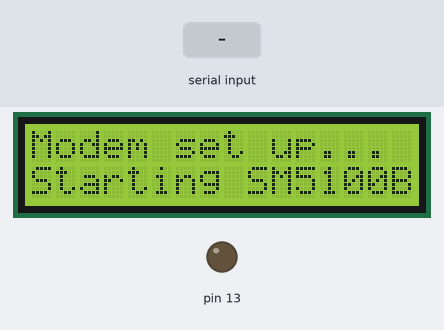
Recording of a sketch running on a simulated Arduino Mega 2560, built with avr-gcc and run on an emulated ATmega2560. Shown: 16×2 character LCD, output pins drawn as LEDs (lit = HIGH). The test bench sets the inputs (shaded band). The modem accepts every AT command (registered, SIM ready, sends succeed) and sends nothing else; what the sketch prints to the serial monitor is not drawn.

Above: at 3.3 s.
3.4 s: "+SIND: 4\n" received over the second serial link
At 4.2 s:
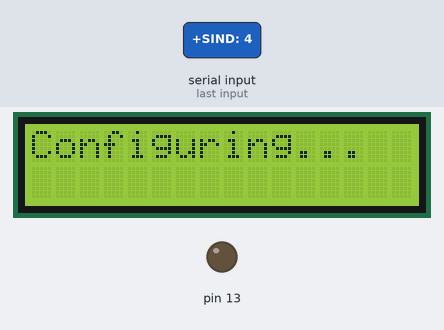
At 7.8 s:
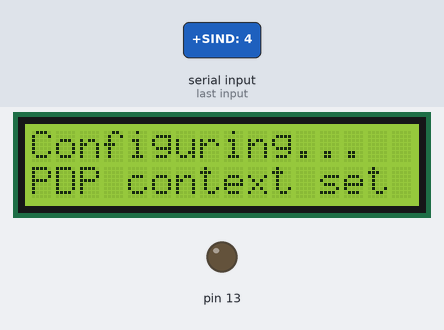
Timing chart, 0 to 9.3 s (numbered marks = the images above; inputs shaded):
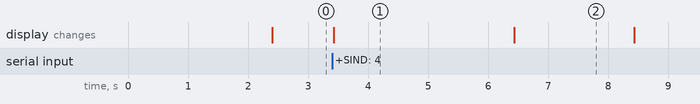

The sketch:

MegaModemControl_v1_1_2.ino
```cpp
#include <LiquidCrystal.h>

//IP address and port of the remote server
String IPaddress = "90.193.231.70";
String port = "6100";

LiquidCrystal lcd(12, 11, 10, 9, 8, 7);

String receivedString = "";

void setup() {
  lcd.begin(16,2);
  digitalWrite(13, LOW);
  lcd.print("    POWER ON");
  delay(2300);

  setUpModem();

  configureModem(IPaddress,port);

}


void loop() {
  long time = millis()/1000;
  String stringToSend = "Time = ";
  stringToSend += time;

  //sendData(stringToSend);

   Serial1.println("AT+SDATASTART=1,1");
   delay(2000);
   receivedString = receiveFromModem();
   Serial.println(receivedString);

receiveData();


  lcd.clear();
  lcd.print("Waiting 20 secs.");
  delay(20000);
}

//Returns string received from the server
String receiveData(){
  lcd.clear();
  lcd.print("Waiting for RX  ");
  Serial.println("Waiting to receive data from remote server...");

    boolean receivedData = false;
    while(!receivedData){
      String modemStatus = receiveFromModem();
      if(modemStatus.equals("+STCPD:1")){
        lcd.setCursor(0,1);
        lcd.print("Data available. ");
        Serial.println("Data available from modem.");
        receivedData = true;
      }
    }

   Serial1.println("AT+SDATAREAD=1");
   delay(1000);
   receivedString = receiveFromModem();
   String message = "";
   if(receivedString.length() > 8){
       lcd.setCursor(0,1);
        lcd.print("Data read.      ");
        Serial.println("Data read from modem.");
        delay(1000);
        message = receivedString.substring(9); //From index 9 to the end of the string
   }
   Serial.println(message);


}

//Waits for +SIND: 4 to be returned, meaning modem is ready
void setUpModem(){
  lcd.clear();
  lcd.print("Modem set up...");

  lcd.setCursor(0,1);
  //Initalise serial ports for communication
  Serial.begin(9600); //Computer comms
  Serial1.begin(115200);//modem
  Serial.print("Starting SM5100B Communication...");
  lcd.print("Starting SM5100B");
  pinMode(13,OUTPUT);


  boolean registered = false;
  while(!registered){             //Loop until correct message returned (not required if only one message required)
    receivedString = receiveFromModem(); //Receive message from modem
    Serial.print('.');       //Show that something is happening each time message comes through
    if(receivedString.equals("+SIND: 4")){ //SIND 4 is the message that the SIM is registered with network
      lcd.setCursor(0,1);
      lcd.print("Registered on TM");
      Serial.println("\nModem is registered on network and ready to communicate.");
      registered = true;          //break out of loop
    }
  }
  Serial.println("Ready for configuration...");
  lcd.clear();
  lcd.print("Configuring...");
  delay(1000);
}

//Configures modem with specified IP and port for remote server
//TODO include APN settings as parameters here.
void configureModem(String IPaddress, String port){
  int successfulCommands = 0; //This int is incremented each time a successful command goes through to stop
  //later commands being carried out after failed command

  do{
    //Set up PDP context
    Serial1.println("AT+CGDCONT=1,\"IP\",\"general.t-mobile.uk\"");
    delay(2000);
    receivedString = receiveFromModem(); //Receive message from modem
    if(receivedString.equals("OK")){ //OK is expected
      lcd.setCursor(0,1);
      lcd.print("PDP context set ");
      Serial.println("\n\tPDP context set up successfully.");
      successfulCommands++; //increment, therefore breaking out of loop.
    }
    else{
      Serial.println("Something went wrong, retrying");
    }
  }
  while(successfulCommands == 0);

  do{
    //Set up PDP context parameters (APN username/password)
    Serial1.println("AT+CGPCO=0,\"tmobile\",\"tm\",1");
    delay(2000);
    receivedString = receiveFromModem(); //Receive message from modem
    if(receivedString.equals("OK")){ //OK is expected
      Serial.println("\tPDP context parameters set up successfully.");
      lcd.setCursor(0,1);
      lcd.print("PDP params set  ");
      successfulCommands++; //increment, therefore breaking out of loop.
    }
  }
  while(successfulCommands <= 1);

  do{
    //Activate PDP context
    Serial1.println("AT+CGACT=1,1");
    delay(2000);
    receivedString = receiveFromModem(); //Receive message from modem
    //    Serial.println(receivedString);
    if(receivedString.equals("OK")){ //OK is expected
      Serial.println("\tPDP context activated.");
      lcd.setCursor(0,1);
      lcd.print("PDP cont. active");
      successfulCommands++; //increment, therefore breaking out of loop.
    }
  }
  while(successfulCommands <= 2);

  do{
    //Configure remote host and port, then a TCP connection can be opened
    String remoteConfiguration = "AT+SDATACONF=1, \"TCP\", \"";
    remoteConfiguration += IPaddress;
    remoteConfiguration += "\", ";
    remoteConfiguration += port;
    Serial1.println(remoteConfiguration);
    delay(2000);
    receivedString = receiveFromModem(); //Receive message from modem
    if(receivedString.equals("OK")){ //OK is expected
      Serial.println("\tTCP parameters for connection to remote server configured.");
      lcd.setCursor(0,1);
      lcd.print("TCP params set  ");
      successfulCommands++; //increment, therefore breaking out of loop.
    }
  }
  while(successfulCommands <= 3);

   do{
    //Configure remote host and port, then a TCP connection can be opened
    Serial1.println("AT+SDATARXMD=1,1");
    delay(2000);
    receivedString = receiveFromModem(); //Receive message from modem
    if(receivedString.equals("OK")){ //OK is expected
      Serial.println("\tReceive mode set to string rather than hex.");
      lcd.setCursor(0,1);
      lcd.print("RXMD String set ");
      successfulCommands++; //increment, therefore breaking out of loop.
    }
  }
  while(successfulCommands <= 4);

  delay(2000);

  Serial.println("\nSet up complete, ready to send over GPRS/GSM.");
  lcd.setCursor(0,1);
  lcd.print("complete.       ");
  delay(2000);
}
//Called when data is required to be sent to remote server
void sendData(String sendString){
  lcd.clear();
  lcd.print("Sending data");
  int successfulSend = 0;
  do{
    //Open connection
    Serial1.println("AT+SDATASTART=1,1");
    delay(2000);
    receivedString = receiveFromModem(); //Receive message from modem
    if(receivedString.equals("OK")){ //OK is expected
      Serial.println("\n\tAttempted to open socket.");
      lcd.setCursor(0,1);
      lcd.print("Opening socket  ");
      boolean querySuccess = false;
      do{
        //Check that socket is connected
        Serial1.println("AT+SDATASTATUS=1");
        delay(2000);
        receivedString = receiveFromModem(); //Receive message from modem
        String trimmedString = receivedString.substring(0,11);
        if(trimmedString.equals("+SOCKSTATUS")){ //This is the start of the returned message
          if(receivedString[16] == '1'){ //+SOCKSTATUS:  1,0,0000,0,0,0 this is the returned message
            querySuccess=true;            //16th character is 0 for not connected, 1 for connected
            successfulSend++; //increment, therefore breaking out of main loop.
            Serial.println("\tConnected to remote server.");
            lcd.setCursor(0,1);
            lcd.print("Connected server");
            digitalWrite(13, HIGH);
            delay(2000);
          }
          else{
            Serial.println("\tUnsuccessful connection, trying again...");
            querySuccess= true;
            lcd.setCursor(0,1);
            lcd.print("Trying again... ");
            //no index increment

              //Send close socket command to ensure that modem has closed socket
            //before trying again.
            boolean successfulCommand=false;
            do{
              Serial1.println("AT+SDATASTART=1,0");
              delay(2000);
              receivedString = receiveFromModem(); //Receive message from modem
              if(receivedString.equals("OK")){ //OK is expected
                successfulCommand=true;
              }
            }
            while(!successfulCommand);
          }
        }
      }
      while(!querySuccess);
    }
  }
  while(successfulSend == 0);

  //Send some data
  Serial.println("\tSending data...");
  lcd.setCursor(0,1);
  lcd.print("Sending...      ");
  long currentTime = millis();
  String stringToSend = "AT+SSTRSEND=1, \"";
  stringToSend += sendString;
  stringToSend += "\"";
  Serial1.println(stringToSend);

  do{
    delay(8000);
    receivedString = receiveFromModem(); //Receive message from modem
    if(receivedString.equals("OK")){ //This is the start of the returned message
      Serial.println("\tData sent.");
      lcd.setCursor(0,1);
      lcd.print("Data sent.       ");
      successfulSend++; //increment, therefore breaking out of loop.
    }
    else{
      Serial.println("\tStill waiting for data to send...");
      lcd.setCursor(0,1);
      lcd.print("Still sending...");
    }
  }
  while(successfulSend == 1);

  //Close the socket
  do{
    Serial1.println("AT+SDATASTART=1,0");
    delay(2000);
    receivedString = receiveFromModem(); //Receive message from modem
    if(receivedString.equals("OK")){ //OK is expected
      Serial.println("\tSocket closed.");
      lcd.setCursor(0,1);
      lcd.print("Socket closed.  ");
      digitalWrite(13, LOW);
      successfulSend++;
      delay(2000);
    }
  }
  while(successfulSend == 2);
}


//Should be run when message is expected from modem
//Returns the message from modem that can be compared.
String receiveFromModem(){
  String inString="";
  char incoming = 0;
  boolean receivedMessage = false;

  while(!receivedMessage){  //while no message found
    if(Serial1.available()>0){ //Look for serial data
      incoming = Serial1.read(); //read one byte from buffer
      if(incoming == '\n'){ //if the byte is the new line character (indicates end of modem message)
        inString.trim();   //Remove unnecessary white space (causes issues with.equals)
        if(inString.length()>0){
          return inString;  //return the string
        }
        else{
          inString = "";
        }
      }
      inString += incoming;  //else add to the message and look for another byte
    }
  }
}
```

Measured:
- after the input at 3.4 s, the display: changes at once (image 1)
- what the display in image 1 shows lasts 3.0 s, from 3.4 s to 6.4 s
